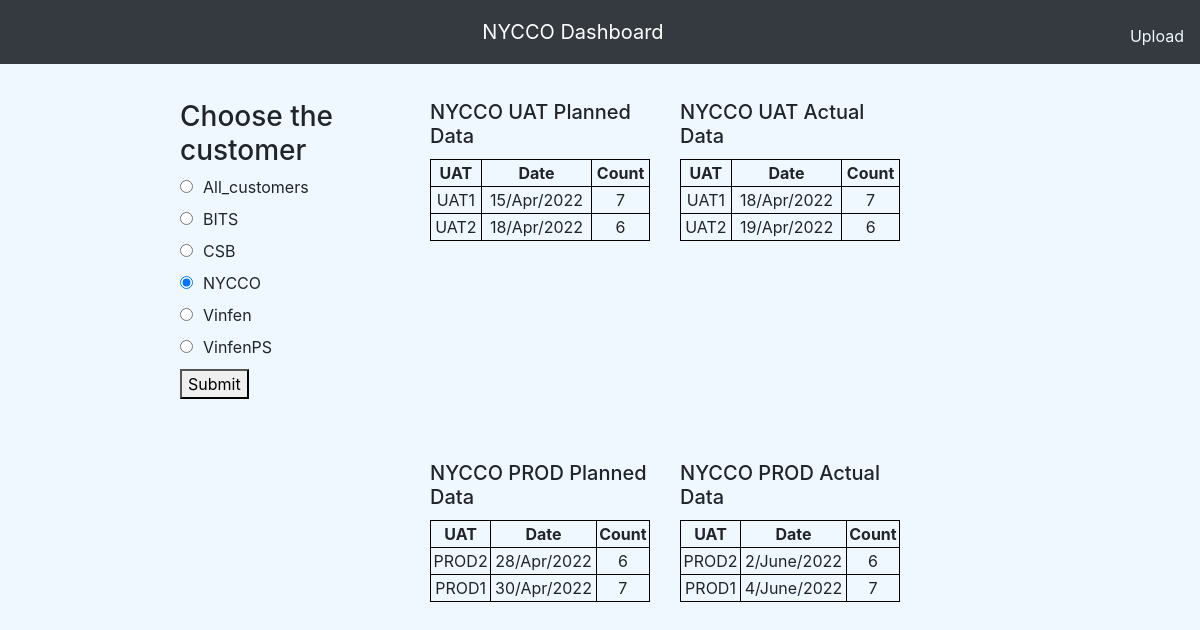
Page /dash (signed in) on the committed database.
### apis/handleDbms.py (models this page shows, shortened)
class Core(db.Model):
    __tablename__ = 'core'
    coreId = db.Column('core Id', db.Integer, primary_key=True)
    customerName = db.Column('customerName', db.String(30))
    issueKey = db.Column('issueKey', db.String(30))
    issueType = db.Column('issueType', db.String(30))
    status = db.Column('status', db.String(30))
    UAT = db.Column('UAT', db.String(30))
    PROD = db.Column('PROD', db.String(30))
    planUATDate = db.Column('planUATDate', db.String(30))
    planProdDate = db.Column('planProdDate', db.String(30))
    actUATDate = db.Column('actUATDate', db.String(30))
    actProdDate = db.Column('actProdDate', db.String(30))

### apis/handleAdmin.py (the view, shortened to what this page needs)
@app.route('/dash', methods=['POST','GET'])
@login_required
def dash():
    cust = ''
    customers_obj = db.engine.execute("select distinct(customerName) from core;")
    customer = [i[0] for i in customers_obj]
    if(len(customer)==0):
        return render_template('graph.html', head='Dashboard', customer='', data=[], cust='', database = 0, flag = 0)
    if(len(cust)==0):
        cust = customer[0]
    customer.append("All_customers")
    flag = 0
    if(cust != "All_customers"):
        UATplan = db.engine.execute("select UAT, planUATDate, count(planUATDate) from core where customerName='"+ cust +"' group by planUATDate ORDER BY planUATDate ASC;")
        UATact = db.engine.execute("select UAT, actUATDate, count(actUATDate) from core where customerName='"+ cust +"' group by actUATDate ORDER BY actUATDate ASC;")
        PRODplan = db.engine.execute("select PROD, planProdDate, count(planProdDate) from core where customerName='"+ cust +"' group by planProdDate ORDER BY planProdDate ASC;")
        PRODact = db.engine.execute("select PROD, actProdDate, count(actProdDate) from core where customerName='"+ cust +"' group by actProdDate ORDER BY actProdDate ASC;")
    tot = db.engine.execute("select count(*) from core where customerName='"+ cust +"';")
    total_count = [i[0] for i in tot][0]
    UATplanlist = [list(i) for i in UATplan]
    PRODplanlist = [list(i) for i in PRODplan]
    UATactlist = [list(i) for i in UATact]
    PRODactlist = [list(i) for i in PRODact]
    if flag==0:
        for lists in UATplanlist:
            a = db.engine.execute("select issueKey from core where customerName='" + cust + "' and planUATDate='" + lists[1] + "'" )
            lista= ", ".join([i[0] for i in a])
            lists.append(lista)
        for lists in UATactlist:
            a = db.engine.execute("select issueKey from core where customerName='" + cust + "' and actUATDate='" + lists[1] + "'" )
            lista= ", ".join([i[0] for i in a])
            lists.append(lista)
        for lists in PRODplanlist:
            a = db.engine.execute("select issueKey from core where customerName='" + cust + "' and planProdDate='" + lists[1] + "'" )
            lista= ", ".join([i[0] for i in a])
            lists.append(lista)
        for lists in PRODactlist:
            a = db.engine.execute("select issueKey from core where customerName='" + cust + "' and actProdDate='" + lists[1] + "'" )
            lista= ", ".join([i[0] for i in a])
            lists.append(lista)
    data = [UATplanlist, UATactlist, PRODplanlist, PRODactlist]
    dataname = ["UAT Planned Data", "UAT Actual Data", "PROD Planned Data", "PROD Actual Data"]
    for planlist in data:
        j=-1
        count = 0
        for i in range(len(planlist)):
            if planlist[i][0] == None:
                planlist[i][0] = "Unnamed"
            if planlist[i][1] == None:
                planlist[i][1] = "Unassigned Date"
            if planlist[i][2] == 0:
                j=i
            else:
                count+=planlist[i][2]
        if(j!=-1):
            planlist[j][2] = total_count-count
    return render_template('graph.html', head=cust +' Dashboard', customer=sorted(customer), data=data, cust=cust, database = 1, flag = flag, dataname = dataname)

### apis/handleAdmin.py (called while the page is built)
@login_manager.user_loader
def load_user(id):
    return Users.query.filter_by(empId=id).first()

### apis/templates/graph.html (shortened to what this page needs)
{% extends "layout.html" %}
{% block headtitle %}
	{{ head }}
{% endblock headtitle %}
{% block form %}
	<form  method="post" enctype="multipart/form-data">
		<label for="img" for="img" type="button" style="color: aliceblue;margin-top: 1em;">Upload</label>
	</form>
{% endblock form %}
{% block content %}
	<section style="background-color:aliceblue;margin-top:5%;">
		{% if database == 1 %}
			<div class="row">
				<div class="col-sm-4">
					<h3>Choose the customer</h3>
					<form method=post>
						{% for key in customer %}
							{% if key == cust %}
							<label for={{key}}><input checked="checked" type="radio" id={{key}} name="Filter" value={{key}} style="margin-right: 10px">{{key}}</label><br>
							{% else %}
							<label for={{key}}><input type="radio" id={{key}} name="Filter" value={{key}} style="margin-right: 10px">{{key}}</label><br>
							{% endif %}
						{% endfor %}
						<button type="submit" id="clickk">Submit</button>
					</form>
				</div>
			{% for i in range(4) %}
				<div class="col-sm-4 ready" >
					<h5>{{cust}} {{dataname[i]}}</h5>
					<table>
					<tr>
						<th>UAT</th>
						<th>Date</th>
						<th>Count</th>
					</tr>
					{% for rows in data[i] %}
							<tr>
								<td>{{rows[0]}}</td>
								<td>{{rows[1]}}</td>
								<td>{{rows[2]}}</td>
							</tr>
					{% endfor %}
					</table>
				</div>
			{% if i==1 %}
			</div>
			<div class="row" style="margin-top:4%">
				<div class="col-sm-4">
				</div>
			{% endif %}
			{% endfor %}
			</div>
		{% endif %}
	</section>
{% endblock content %}

### apis/templates/layout.html (shortened to what this page needs)
<!DOCTYPE html>
<html lang="en">
<head>
    <link rel="stylesheet" href="https://stackpath.bootstrapcdn.com/bootstrap/4.5.0/css/bootstrap.min.css">
</head>
<body style="background-color:aliceblue;">
    <header>
        <nav class="navbar navbar-expand-md navbar-dark bg-dark sticky-top">
            <a class="navbar-brand mx-auto" href="#">
                {% block headtitle %}
                {% endblock headtitle %}</a>
                {% block form %}
                {% endblock form %}
        </nav>
    </header>
    <section style="background-color:aliceblue;margin-left:15%;margin-right:25%;margin-top:1%">
        {% block content %}
        {% endblock content %}
    </section>
</body>
</html>

### apis/templates/graph.html (style rules this page uses)
table, td, th { border: 1px solid black; }
table { margin-top: 5%; }
td, th { text-align: center; }
table { border-collapse: collapse; width: 100%; }
#clickk { margin-top: 1%; margin-bottom: 15%; }

### rows in the picture
Core: UAT "UAT1", planUATDate "15/Apr/2022", core Id "7", actUATDate "18/Apr/2022", PROD "PROD1", planProdDate "30/Apr/2022", actProdDate "4/June/2022"

### other values in the picture
{{ head }} "NYCCO Dashboard"
{{ key }} "All_customers" "BITS" "CSB" "Vinfen" "VinfenPS"
{{ key }} "NYCCO"
{{ cust }} "NYCCO" "NYCCO" "NYCCO" "NYCCO"
{{ dataname[i] }} "UAT Planned Data" "UAT Actual Data" "PROD Planned Data" "PROD Actual Data"
{{ rows[0] }} "UAT2" "UAT2" "PROD2" "PROD2"
{{ rows[1] }} "18/Apr/2022" "19/Apr/2022" "28/Apr/2022" "2/June/2022"
{{ rows[2] }} "6" "6" "6" "6"
